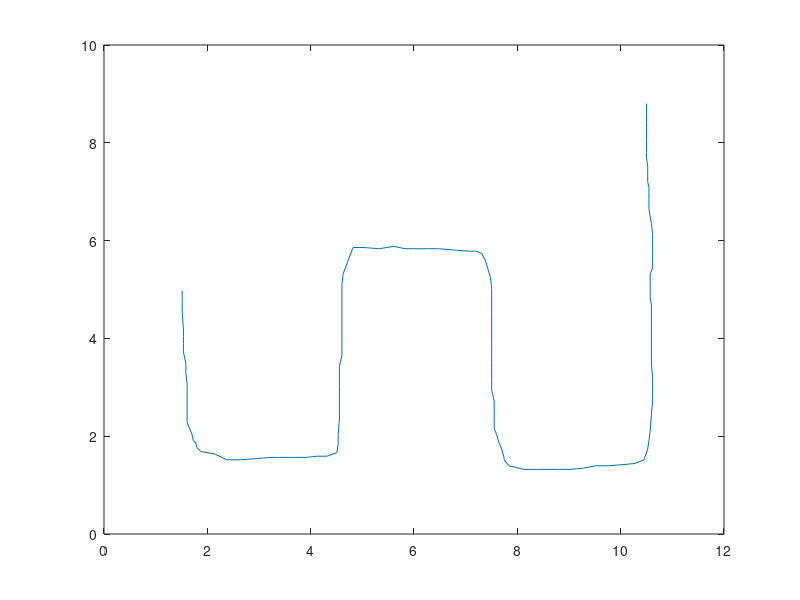
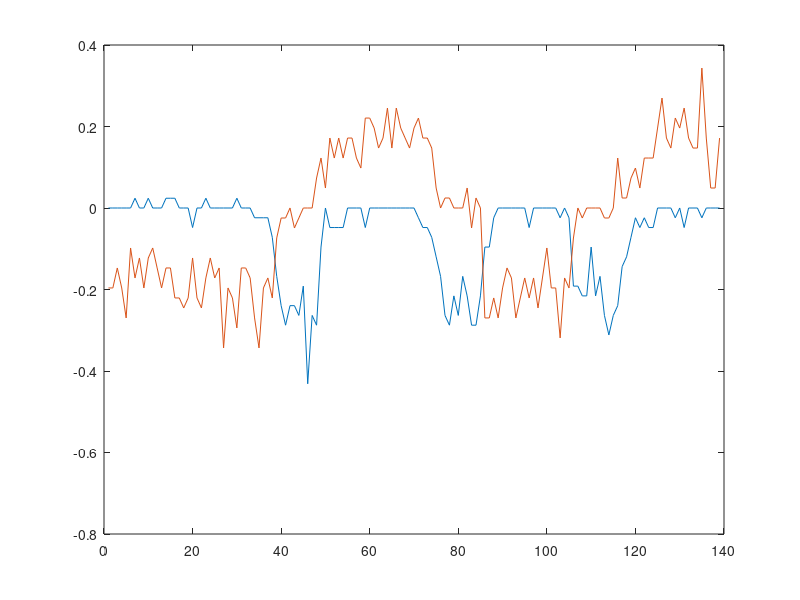

The MATLAB source for these figures, in order:
%% Generate velocity measurements
load('Xk.mat')
x_v = diff(Xk')';
sigma_r = 0.05;
R = sigma_r^2*eye(2);
y_v = x_v + sigma_r*randn(size(x_v));

figure
plot(Xk(1,:),Xk(2,:))
figure
plot(x_v')

%% Particle filter
T = 1;
A = kron([1 T;0 1],eye(2));
sigma_q = 0.1;
Q = sigma_q^2*kron([T^3/3 T^2/2;T^2/2 T],eye(2));
H = [0 0 1 0;0 0 0 1];

N = 100;


